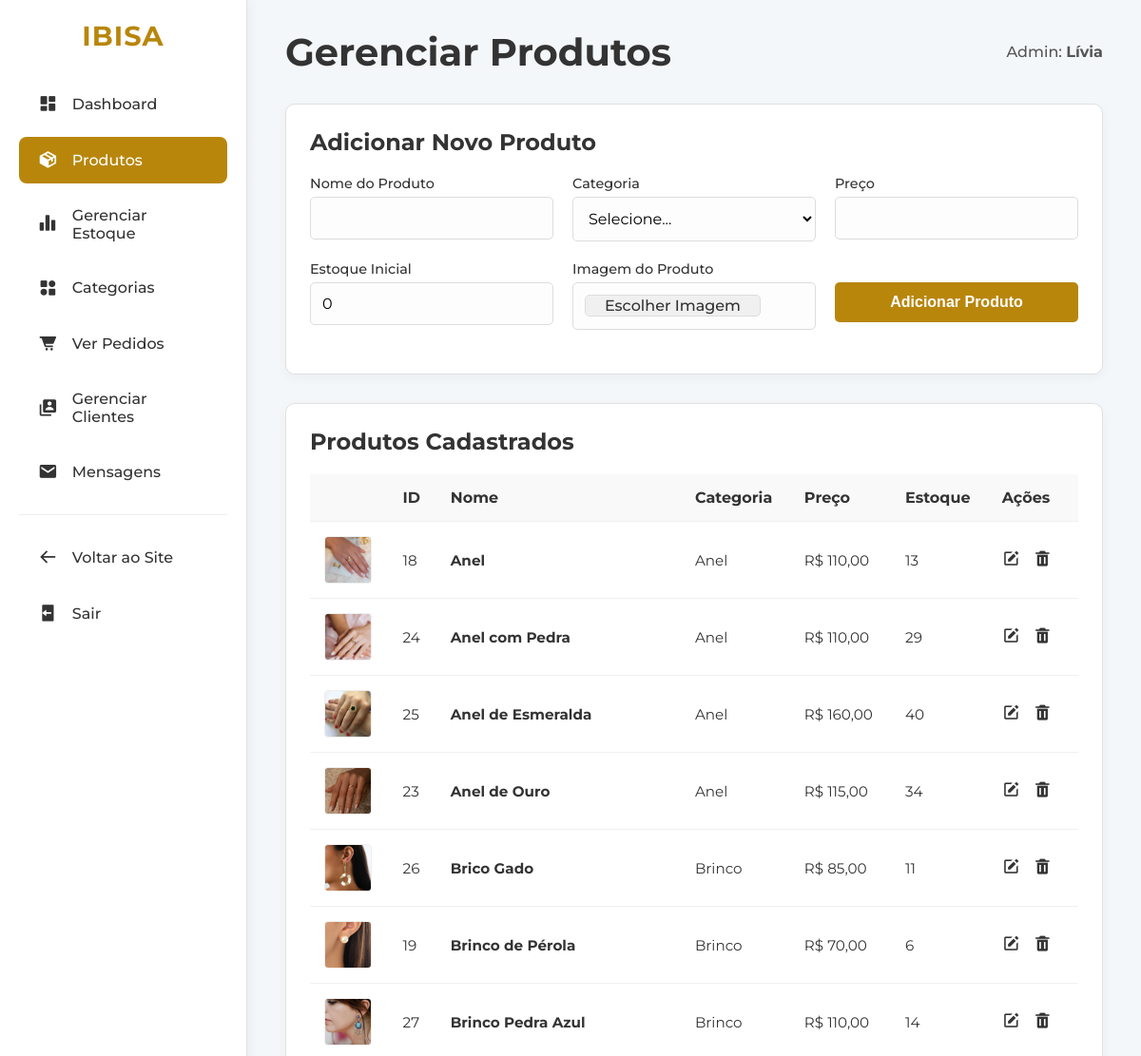
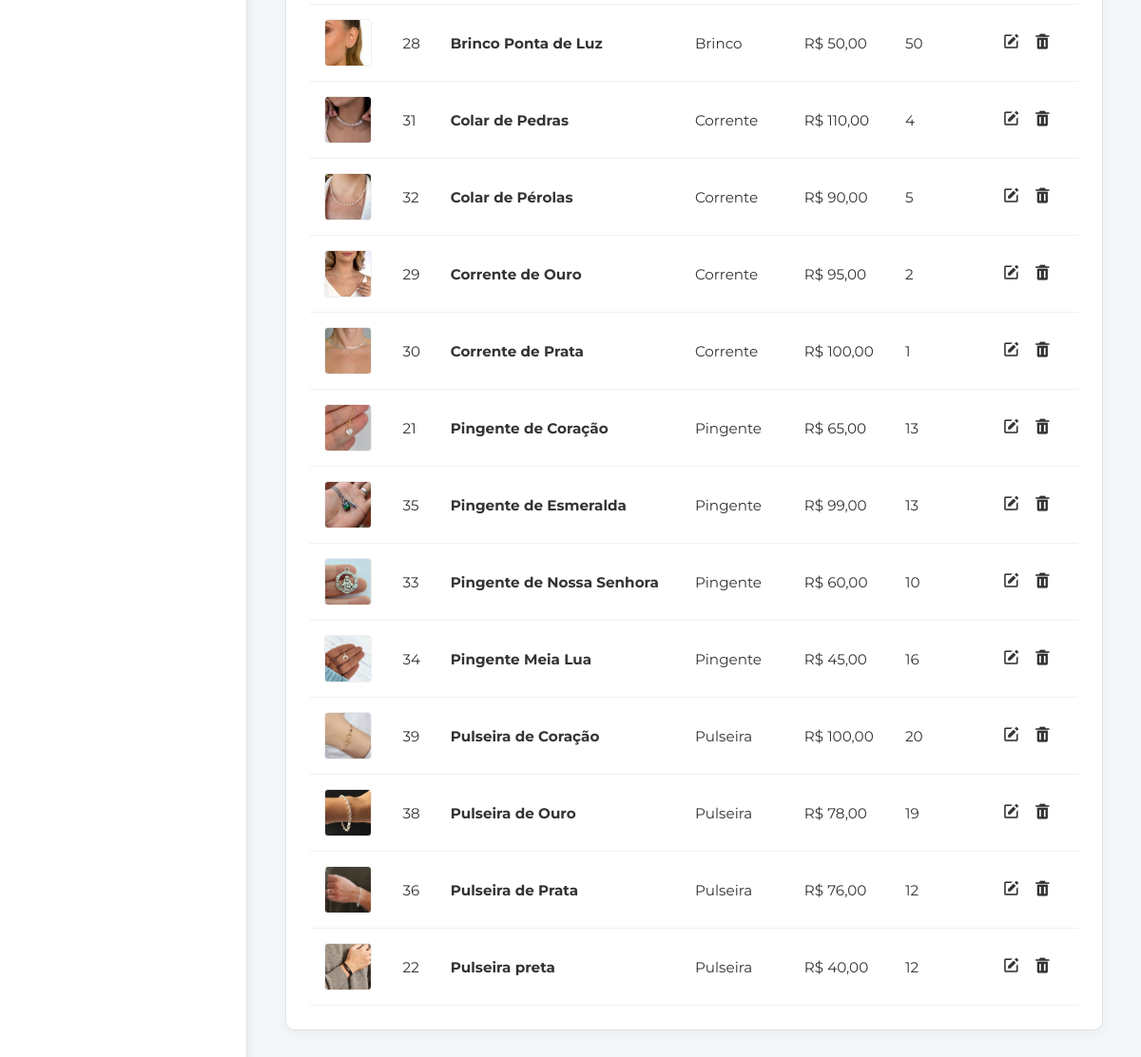
The page /adm/admin_produtos.php (signed in) on the database its author committed (2 pictures, top to bottom).
### tables this page shows
CREATE TABLE `produto` (
  `id_produto` int NOT NULL,
  `nome_produto` varchar(200) NOT NULL,
  `id_categoria` int NOT NULL,
  `preco` decimal(10,2) NOT NULL,
  `estoque` int NOT NULL DEFAULT '0',
  `imagem` varchar(255) DEFAULT NULL
);

CREATE TABLE `categoria` (
  `id_categoria` int NOT NULL,
  `nome_categoria` varchar(100) NOT NULL
);

### adm/admin_produtos.php (the view, shortened to what this page needs)
<?php
require_once '../conexao.php';
$mensagem = null;
$produtos = [];
try {
    $sql_prod = "SELECT p.id_produto, p.nome_produto, p.preco, p.estoque, p.imagem, c.nome_categoria
                 FROM produto p
                 LEFT JOIN categoria c ON p.id_categoria = c.id_categoria
                 ORDER BY p.nome_produto";
    $stmt_prod = $pdo->query($sql_prod);
    $produtos = $stmt_prod->fetchAll(PDO::FETCH_ASSOC);
} catch (PDOException $e) {
    if ($mensagem === null || $mensagem['tipo'] !== 'erro') {
        $mensagem = ['tipo' => 'erro', 'texto' => 'Erro ao carregar dados: ' . $e->getMessage()];
    }
}
?>
<!DOCTYPE html>
<html lang="pt-br">
<head>
    <link href='https://unpkg.com/boxicons@2.1.4/css/boxicons.min.css' rel='stylesheet'>
</head>
<body>
    <div class="admin-container">
        <aside class="admin-sidebar">
            <a href="../index.php" class="logo">IBISA</a>
            <ul class="admin-menu">
                <li><a href="painel_admin.php"><i class='bx bxs-dashboard'></i>Dashboard</a></li>
                <li><a href="admin_produtos.php" class="active"><i class='bx bxs-package'></i>Produtos</a></li>
                <li><a href="admin_estoque.php"><i class='bx bxs-bar-chart-alt-2'></i>Gerenciar Estoque</a></li>
                <li><a href="admin_categorias.php"><i class='bx bxs-category-alt'></i>Categorias</a></li>
                <li><a href="admin_pedidos.php"><i class='bx bxs-cart-alt'></i>Ver Pedidos</a></li>
                <li><a href="admin_usuarios.php"><i class='bx bxs-user-account'></i>Gerenciar Clientes</a></li>
                <li><a href="admin_mensagens.php"><i class='bx bxs-envelope'></i>Mensagens</a></li>
                <li class="menu-divider"></li>
                <li><a href="../index.php"><i class='bx bx-arrow-back'></i>Voltar ao Site</a></li>
                <li><a href="../logout.php"><i class='bx bxs-log-out'></i>Sair</a></li>
            </ul>
        </aside>
        <main class="admin-content">
            <div class="admin-header">
                <h1>Gerenciar Produtos</h1>
                <div class="admin-profile">
                    Admin: <strong><?php echo htmlspecialchars(explode(' ', $_SESSION['usuario_nome'])[0]); ?></strong>
                </div>
            </div>
            <div class="content-card">
                <h2>Adicionar Novo Produto</h2>
                <form action="admin_produtos.php" method="POST" class="form-grid" enctype="multipart/form-data">
                    <div class="form-group">
                        <label for="nome_produto">Nome do Produto</label>
                        <input type="text" id="nome_produto" name="nome_produto" required>
                    </div>
                    <div class="form-group">
                        <label for="id_categoria">Categoria</label>
                        <select id="id_categoria" name="id_categoria" required>
                            <option value="">Selecione...</option>
                        </select>
                    </div>
                    <div class="form-group">
                        <label for="preco">Preço</label>
                        <input type="text" id="preco" name="preco" required>
                    </div>
                    <div class="form-group">
                        <label for="estoque">Estoque Inicial</label>
                        <input type="number" id="estoque" name="estoque" value="0" min="0" required>
                    </div>
                    <div class="form-group">
                        <label for="imagem_produto">Imagem do Produto</label>
                        <input type="file" id="imagem_produto" name="imagem_produto" class="custom-file-input"
                            accept="image/jpeg, image/png, image/gif, image/webp">
                        <span id="file-name" class="file-name-display"></span>
                    </div>
                    <div class="form-group">
                        <label>&nbsp;</label>
                        <button type="submit" class="btn-submit">Adicionar Produto</button>
                    </div>
                </form>
            </div>
            <div class="content-card">
                <h2>Produtos Cadastrados</h2>
                <?php if (empty($produtos)): ?>
                    <p>Nenhum produto cadastrado ainda.</p>
                <?php else: ?>
                    <table class="product-table">
                        <thead>
                            <tr>
                                <th></th>
                                <th>ID</th>
                                <th>Nome</th>
                                <th>Categoria</th>
                                <th>Preço</th>
                                <th>Estoque</th>
                                <th>Ações</th>
                            </tr>
                        </thead>
                        <tbody>
                            <?php foreach ($produtos as $produto): ?>
                                <tr>
                                    <td>
                                        <?php if (!empty($produto['imagem'])): ?>
                                            <img src="uploads/<?php echo htmlspecialchars($produto['imagem']); ?>"
                                                alt="<?php echo htmlspecialchars($produto['nome_produto']); ?>"
                                                class="product-thumb">
                                        <?php else: ?>
                                            <img src="../img/placeholder.png" alt="Sem Imagem" class="product-thumb">
                                        <?php endif; ?>
                                    </td>
                                    <td><?php echo htmlspecialchars($produto['id_produto']); ?></td>
                                    <td><strong><?php echo htmlspecialchars($produto['nome_produto']); ?></strong></td>
                                    <td><?php echo htmlspecialchars($produto['nome_categoria'] ?? 'Sem Categoria'); ?></td>
                                    <td>R$ <?php echo number_format($produto['preco'], 2, ',', '.'); ?></td>
                                    <td><?php echo htmlspecialchars($produto['estoque']); ?></td>
                                    <td class="actions-cell">
                                        <a href="editar_produto.php?id=<?php echo $produto['id_produto']; ?>" class="edit-btn"
                                            title="Editar"><i class='bx bxs-edit'></i></a>
                                        <a href="admin_produtos.php?action=delete&id=<?php echo $produto['id_produto']; ?>"
                                            class="delete-btn" title="Excluir" onclick="return confirm('Tem certeza?');"><i
                                                class='bx bxs-trash'></i></a>
                                    </td>
                                </tr>
                            <?php endforeach; ?>
                        </tbody>
                    </table>
                <?php endif; ?>
            </div>
        </main>
    </div>
</body>
</html>

### adm/admin_produtos.php (style rules this page uses)
* { margin: 0; padding: 0; box-sizing: border-box; }
body { font-family: 'Montserrat', sans-serif; background-color: #f4f7fa; color: #333; display: flex; min-height: 100vh; }
a { text-decoration: none; color: inherit; }
ul { list-style: none; }
table { border-collapse: collapse; width: 100%; }
img.product-thumb { width: 50px; height: 50px; object-fit: cover; border-radius: 4px; border: 1px solid #eee; vertical-align: middle; }
.admin-container { display: flex; width: 100%; }
.admin-sidebar { flex: 0 0 260px; background-color: #ffffff; min-height: 100vh; border-right: 1px solid #e0e0e0; padding: 20px; box-shadow: 2px 0 10px rgba(0, 0, 0, 0.05); }
.admin-sidebar .logo { font-size: 1.8rem; font-weight: 700; letter-spacing: 1px; color: #b8860b; text-align: center; margin-bottom: 30px; display: block; }
.admin-sidebar .admin-menu li { margin-bottom: 10px; }
.admin-sidebar .admin-menu li a { display: flex; align-items: center; gap: 15px; padding: 14px 20px; font-weight: 500; border-radius: 8px; transition: background-color 0.3s ease, color 0.3s ease; }
.admin-sidebar .admin-menu li a i { font-size: 1.3rem; }
.admin-sidebar .admin-menu li a.active { background-color: #b8860b; color: #ffffff; }
.admin-sidebar .admin-menu .menu-divider { height: 1px; background-color: #eee; margin: 20px 0; }
.admin-content { flex: 1; padding: 30px 40px; overflow-y: auto; }
.admin-header { display: flex; justify-content: space-between; align-items: center; margin-bottom: 30px; }
.admin-header h1 { font-size: 2.5rem; font-weight: 700; }
.admin-header .admin-profile { font-weight: 500; color: #555; }
.content-card { background-color: #ffffff; border-radius: 10px; padding: 25px; border: 1px solid #e0e0e0; box-shadow: 0 4px 12px rgba(0, 0, 0, 0.04); margin-bottom: 30px; }
.content-card h2 { font-size: 1.5rem; font-weight: 700; margin-bottom: 20px; }
.form-grid { display: grid; grid-template-columns: repeat(auto-fit, minmax(200px, 1fr)); gap: 20px; }
.form-group { display: flex; flex-direction: column; }
.form-group label { font-weight: 500; margin-bottom: 5px; font-size: 0.9rem; }
.form-group input, .form-group select { width: 100%; padding: 12px; border: 1px solid #ddd; border-radius: 5px; font-family: 'Montserrat', sans-serif; font-size: 1rem; background-color: #fdfdfd; }
.btn-submit { background-color: #b8860b; color: white; padding: 12px 25px; font-weight: 700; border-radius: 5px; transition: background-color 0.3s ease; border: none; cursor: pointer; font-size: 1rem; }
.product-table th, .product-table td { padding: 15px; text-align: left; border-bottom: 1px solid #f0f0f0; vertical-align: middle; }
.product-table th { font-weight: 700; background-color: #f9f9f9; }
.product-table td { font-size: 0.95rem; }
.actions-cell a { margin-right: 10px; font-size: 1.2rem; transition: color 0.3s ease; }
.custom-file-input { color: transparent; }
.custom-file-input::before { content: 'Escolher Imagem'; color: #333; display: inline-block; background: #f0f0f0; border: 1px solid #ddd; border-radius: 5px; padding: 1px 20px; outline: none; white-space: nowrap; -webkit-user-select: none; cursor: pointer; font-weight: 500; font-size: 1rem; transition: background-color 0.3s ease; }
.file-name-display { margin-top: 5px; font-size: 0.85rem; color: #555; display: block; min-height: 1.2em; }

### rows shown on the page
produto: imagem (picture), id_produto "18", nome_produto "Anel", id_categoria.nome_categoria "Anel", preco "110,00", estoque "13"
produto: imagem (picture), id_produto "24", nome_produto "Anel com Pedra", id_categoria.nome_categoria "Anel", preco "110,00", estoque "29"
produto: imagem (picture), id_produto "25", nome_produto "Anel de Esmeralda", id_categoria.nome_categoria "Anel", preco "160,00", estoque "40"
produto: imagem (picture), id_produto "23", nome_produto "Anel de Ouro", id_categoria.nome_categoria "Anel", preco "115,00", estoque "34"
produto: imagem (picture), id_produto "26", nome_produto "Brico Gado", id_categoria.nome_categoria "Brinco", preco "85,00", estoque "11"
produto: imagem (picture), id_produto "19", nome_produto "Brinco de Pérola", id_categoria.nome_categoria "Brinco", preco "70,00", estoque "6"
produto: imagem (picture), id_produto "27", nome_produto "Brinco Pedra Azul", id_categoria.nome_categoria "Brinco", preco "110,00", estoque "14"
produto: imagem (picture), id_produto "28", nome_produto "Brinco Ponta de Luz", id_categoria.nome_categoria "Brinco", preco "50,00", estoque "50"
produto: imagem (picture), id_produto "31", nome_produto "Colar de Pedras", id_categoria.nome_categoria "Corrente", preco "110,00", estoque "4"
produto: imagem (picture), id_produto "32", nome_produto "Colar de Pérolas", id_categoria.nome_categoria "Corrente", preco "90,00", estoque "5"
produto: imagem (picture), id_produto "29", nome_produto "Corrente de Ouro", id_categoria.nome_categoria "Corrente", preco "95,00", estoque "2"
produto: imagem (picture), id_produto "30", nome_produto "Corrente de Prata", id_categoria.nome_categoria "Corrente", preco "100,00", estoque "1"
produto: imagem (picture), id_produto "21", nome_produto "Pingente de Coração", id_categoria.nome_categoria "Pingente", preco "65,00", estoque "13"
produto: imagem (picture), id_produto "35", nome_produto "Pingente de Esmeralda", id_categoria.nome_categoria "Pingente", preco "99,00", estoque "13"
produto: imagem (picture), id_produto "33", nome_produto "Pingente de Nossa Senhora", id_categoria.nome_categoria "Pingente", preco "60,00", estoque "10"
produto: imagem (picture), id_produto "34", nome_produto "Pingente Meia Lua", id_categoria.nome_categoria "Pingente", preco "45,00", estoque "16"
produto: imagem (picture), id_produto "39", nome_produto "Pulseira de Coração", id_categoria.nome_categoria "Pulseira", preco "100,00", estoque "20"
produto: imagem (picture), id_produto "38", nome_produto "Pulseira de Ouro", id_categoria.nome_categoria "Pulseira", preco "78,00", estoque "19"
produto: imagem (picture), id_produto "36", nome_produto "Pulseira de Prata", id_categoria.nome_categoria "Pulseira", preco "76,00", estoque "12"
produto: imagem (picture), id_produto "22", nome_produto "Pulseira preta", id_categoria.nome_categoria "Pulseira", preco "40,00", estoque "12"

### other values the page prints
explode(' ', $_SESSION['usuario_nome'])[0] "Lívia"
